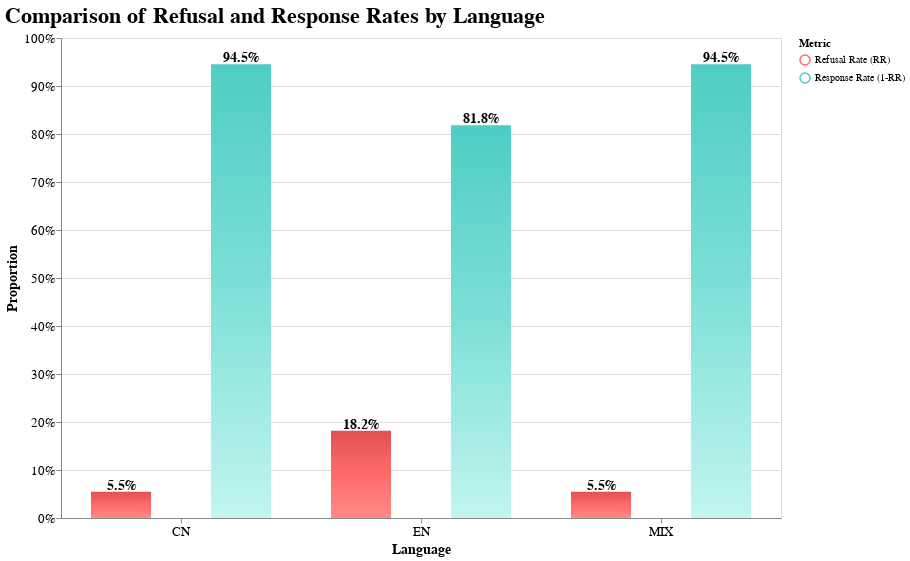

The notebook cell saved with this chart:
### Code cell
# ---------- 1) Normalize column names (CN -> EN if needed) ----------
col_map = {
    '语言': 'Language',
    '拒答率RR': 'Refusal Rate (RR)',
    '回答率(1-RR)': 'Response Rate (1-RR)',
    '回答率(1−RR)': 'Response Rate (1-RR)',
}
out = out.rename(columns={k: v for k, v in col_map.items() if k in out.columns})

required = {'Language', 'Refusal Rate (RR)', 'Response Rate (1-RR)'}
missing = required - set(out.columns)
if missing:
    raise KeyError(f"Missing required columns: {missing}. Available: {list(out.columns)}")

# ---------- 2) Create long-format copy for Altair ----------
df_long = out.melt(
    id_vars=['Language'],
    value_vars=['Refusal Rate (RR)', 'Response Rate (1-RR)'],
    var_name='Metric',
    value_name='Rate'
)

# ---------- 3) Shared encoding (grouped with xOffset) ----------
base = alt.Chart(df_long).encode(
    x=alt.X(
        'Language:N',
        title='Language',
        axis=alt.Axis(labelAngle=0),
        scale=alt.Scale(paddingInner=0, paddingOuter=0)
    ),
    y=alt.Y(
        'Rate:Q',
        title='Proportion',
        axis=alt.Axis(format='.0%'),
        scale=alt.Scale(domain=[0, 1])
    ),
    xOffset=alt.XOffset(
        'Metric:N',
        sort=['Refusal Rate (RR)', 'Response Rate (1-RR)']
    )
)

STEP = 120
BAR  = 60

# ---------- 4) Gradient bars ----------
rr_bars = base.transform_filter(
    alt.datum.Metric == 'Refusal Rate (RR)'
).mark_bar(
    size=BAR,
    fill=alt.Gradient(
        gradient='linear', x1=0, x2=0, y1=1, y2=0,
        stops=[
            alt.GradientStop(color='#ff8a8a', offset=0.0),
            alt.GradientStop(color='#ff6b6b', offset=0.5),
            alt.GradientStop(color='#e05252', offset=1.0),
        ]
    )
).encode(color=alt.value(None))

resp_bars = base.transform_filter(
    alt.datum.Metric == 'Response Rate (1-RR)'
).mark_bar(
    size=BAR,
    fill=alt.Gradient(
        gradient='linear', x1=0, x2=0, y1=1, y2=0,
        stops=[
            alt.GradientStop(color='#c2f5ef', offset=0.0),
            alt.GradientStop(color='#7ee0d8', offset=0.5),
            alt.GradientStop(color='#4ecdc4', offset=1.0),
        ]
    )
).encode(color=alt.value(None))

# ---------- 5) Black labels on top ----------
labels = base.mark_text(
    dy=-6, fontSize=14, font='Arial', fontWeight='bold', color='black'
).encode(
    text=alt.Text('Rate:Q', format='.1%')
)

# ---------- 6) Legend-only layer (solid swatches) ----------
legend_layer = alt.Chart(df_long).mark_point(size=100, opacity=0).encode(
    color=alt.Color(
        'Metric:N',
        title='Metric',
        scale=alt.Scale(
            domain=['Refusal Rate (RR)', 'Response Rate (1-RR)'],
            range=['#ff6b6b', '#4ecdc4']
        )
    )
).properties(width=0, height=0)

# ---------- 7) Compose and style ----------
chart = (rr_bars + resp_bars + labels + legend_layer).properties(
    title='Comparison of Refusal and Response Rates by Language',
    width=alt.Step(STEP),
    height=480
).configure_title(
    fontSize=22, fontWeight='bold', anchor='start'
).configure_axis(
    labelFontSize=13, titleFontSize=14
)

chart

### Figure 1 — Vega-Lite specification as saved in the notebook (floating-point values rounded to 4 significant figures)
{"config": {"view": {"continuousWidth": 300, "continuousHeight": 300}, "axis": {"labelFontSize": 13, "titleFontSize": 14}, "title": {"anchor": "start", "fontSize": 22, "fontWeight": "bold"}}, "layer": [{"mark": {"type": "bar", "fill": {"gradient": "linear", "x1": 0, "x2": 0, "y1": 1, "y2": 0, "stops": [{"color": "#ff8a8a", "offset": 0.0}, {"color": "#ff6b6b", "offset": 0.5}, {"color": "#e05252", "offset": 1.0}]}, "size": 60}, "encoding": {"color": {"value": null}, "x": {"axis": {"labelAngle": 0}, "field": "Language", "scale": {"paddingInner": 0, "paddingOuter": 0}, "title": "Language", "type": "nominal"}, "xOffset": {"field": "Metric", "sort": ["Refusal Rate (RR)", "Response Rate (1-RR)"], "type": "nominal"}, "y": {"axis": {"format": ".0%"}, "field": "Rate", "scale": {"domain": [0, 1]}, "title": "Proportion", "type": "quantitative"}}, "transform": [{"filter": "(datum.Metric === 'Refusal Rate (RR)')"}]}, {"mark": {"type": "bar", "fill": {"gradient": "linear", "x1": 0, "x2": 0, "y1": 1, "y2": 0, "stops": [{"color": "#c2f5ef", "offset": 0.0}, {"color": "#7ee0d8", "offset": 0.5}, {"color": "#4ecdc4", "offset": 1.0}]}, "size": 60}, "encoding": {"color": {"value": null}, "x": {"axis": {"labelAngle": 0}, "field": "Language", "scale": {"paddingInner": 0, "paddingOuter": 0}, "title": "Language", "type": "nominal"}, "xOffset": {"field": "Metric", "sort": ["Refusal Rate (RR)", "Response Rate (1-RR)"], "type": "nominal"}, "y": {"axis": {"format": ".0%"}, "field": "Rate", "scale": {"domain": [0, 1]}, "title": "Proportion", "type": "quantitative"}}, "transform": [{"filter": "(datum.Metric === 'Response Rate (1-RR)')"}]}, {"mark": {"type": "text", "color": "black", "dy": -6, "font": "Arial", "fontSize": 14, "fontWeight": "bold"}, "encoding": {"text": {"field": "Rate", "format": ".1%", "type": "quantitative"}, "x": {"axis": {"labelAngle": 0}, "field": "Language", "scale": {"paddingInner": 0, "paddingOuter": 0}, "title": "Language", "type": "nominal"}, "xOffset": {"field": "Metric", "sort": ["Refusal Rate (RR)", "Response Rate (1-RR)"], "type": "nominal"}, "y": {"axis": {"format": ".0%"}, "field": "Rate", "scale": {"domain": [0, 1]}, "title": "Proportion", "type": "quantitative"}}}, {"mark": {"type": "point", "opacity": 0, "size": 100}, "encoding": {"color": {"field": "Metric", "scale": {"domain": ["Refusal Rate (RR)", "Response Rate (1-RR)"], "range": ["#ff6b6b", "#4ecdc4"]}, "title": "Metric", "type": "nominal"}}}], "data": {"name": "data-27475e42fdf6415bde2b6ac88b5ec9e2"}, "height": 480, "title": "Comparison of Refusal and Response Rates by Language", "width": {"step": 120}, "$schema": "https://vega.github.io/schema/vega-lite/v5.8.0.json", "datasets": {"data-27475e42fdf6415bde2b6ac88b5ec9e2": [{"Language": "EN", "Metric": "Refusal Rate (RR)", "Rate": 0.1818}, {"Language": "CN", "Metric": "Refusal Rate (RR)", "Rate": 0.05455}, {"Language": "MIX", "Metric": "Refusal Rate (RR)", "Rate": 0.05455}, {"Language": "EN", "Metric": "Response Rate (1-RR)", "Rate": 0.8182}, {"Language": "CN", "Metric": "Response Rate (1-RR)", "Rate": 0.9455}, {"Language": "MIX", "Metric": "Response Rate (1-RR)", "Rate": 0.9455}]}}
